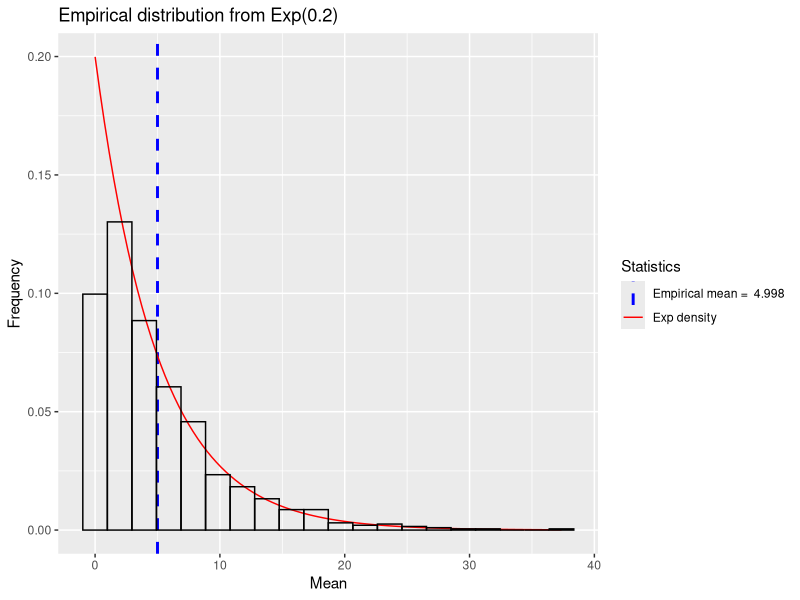
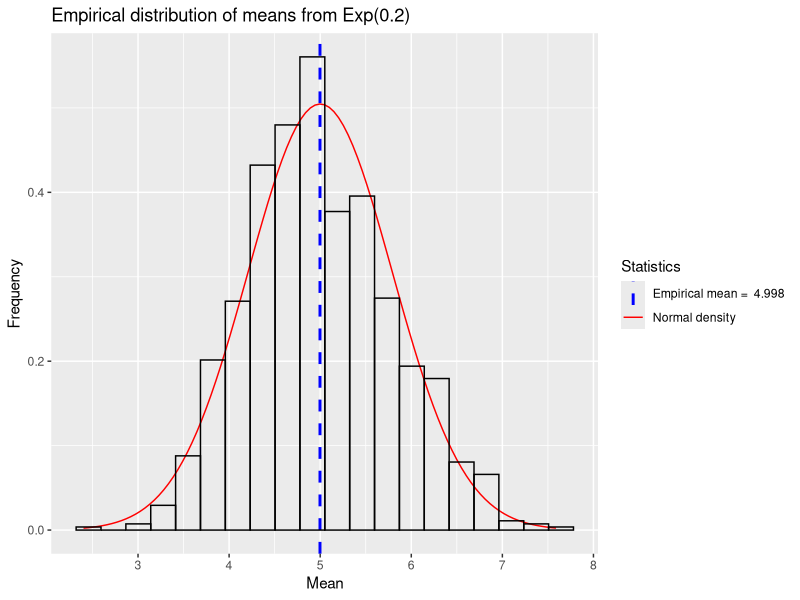
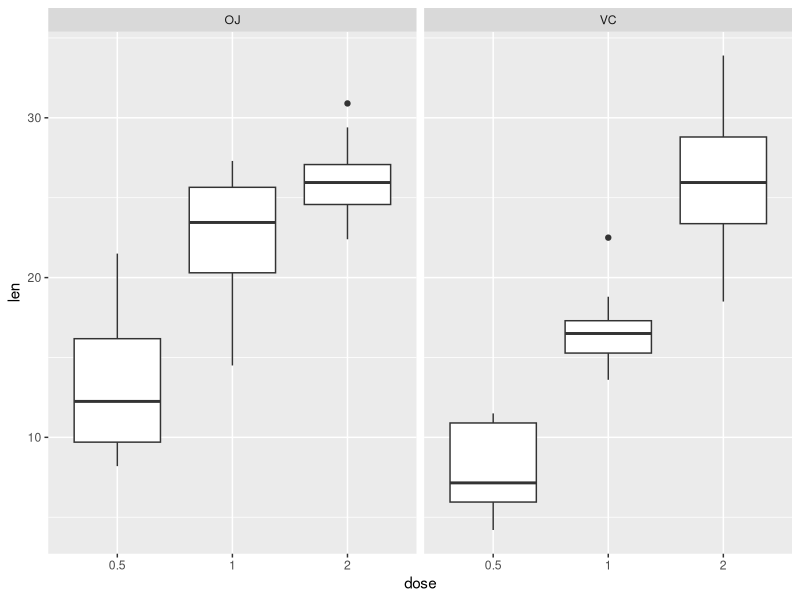

Generate these figures, in order, with R:
library(tidyr)
library(dplyr)
library(ggplot2)

set.seed(1214435)

lambda <- 0.2  #rate
n <- 40
m <- 1000
mu_theo <- 1/lambda
sigma_theo <- 1/lambda

# x <- matrix(rexp(n*m, lambda), n,m)
# 
# mu_emp <- apply(x, 2, mean)
# var_emp <- apply(x, 2, var)

# 
# x <- tbl_df(matrix(rexp(n*m, lambda), n,m))
# 
# mu_emp <- x %>% summarise_each(funs(mean)) %>% gather(var, mu, 1:ncol(x))  
# var_emp <- x %>% summarise_each(funs(var))%>% gather(var, sigma, 1:ncol(x))  
mu_emp  <- NULL
var_emp <- NULL
for (i in 1 : m){
        x   <- rexp(n, lambda)
        mu_emp <- c(mu_emp, mean(x))
        var_emp <- c(var_emp, var(x))
}

mu <- mean(mu_emp)
mean_legend <- paste("Empirical mean = ", as.character(signif(mu,4)))


print(summary(mu_emp))
print(mu_theo)

 

print(summary(var_emp))
print(sigma_theo^2)


plot1 <- ggplot() + 
        geom_vline(aes(xintercept= mu_theo,   color= mean_legend), linetype="dashed", size=1) +
        stat_function(fun = dexp, aes(colour = 'Exp density'), args = list(rate= lambda))+
        geom_histogram(aes(rexp(m, lambda), y = ..density..), col="black", fill= NA, alpha = 1 ,bins = 20) +
        labs(title="Empirical distribution from Exp(0.2)") +
        labs(x="Mean", y="Frequency")+
        scale_color_manual(name = "Statistics", values = c("blue", "red"))
        
        
print(plot1)        

plot2 <- ggplot() + 
        geom_vline(aes(xintercept= mean(mu),   color= mean_legend), linetype="dashed", size=1) +
        stat_function(fun = dnorm, aes(colour = 'Normal density'), args = list(mean = mu_theo, sd = sigma_theo/sqrt(n)))+
        geom_histogram(aes(mu_emp, y= ..density..), col="black", fill= NA, alpha = 1 ,bins = 20) +
        labs(title="Empirical distribution of means from Exp(0.2)") +
        labs(x="Mean", y="Frequency")+
        scale_color_manual(name = "Statistics", values = c("blue", "red"))
        

print(plot2)


TG_df <- group_by(ToothGrowth, dose= factor(dose), supp) %>% arrange(dose, supp, len)



plot3 <- ggplot(TG_df, aes(dose, len))+
        geom_boxplot()+
        facet_grid(.~supp)

print(plot3)

# plot4 <- ggplot(TG_df, aes(supp, len))+
#         geom_boxplot()+
#         facet_grid(.~dose)
# 
# print(plot4)

data <- TG_df %>% group_by(dose) %>% 
        summarise(mean = mean(len), sigma= sd(len), n=n(), CI95inf = mean - qt(0.975, n-1)*sigma/sqrt(n), CI95sup = mean + qt(0.975, n-1)*sigma/sqrt(n))


data$mean[2] -data$mean[1] +c(-1,1)*qt(0.975, 2*data$n[1]-2)*sqrt(data$sigma[2]^2 +data$sigma[1]^2)/sqrt(data$n[1])
data$mean[3] -data$mean[2] +c(-1,1)*qt(0.975, 2*data$n[1]-2)*sqrt(data$sigma[3]^2 +data$sigma[2]^2)/sqrt(data$n[1])

exEvent <-(data$mean[2] -data$mean[1] -9)/sqrt(data$sigma[2]^2 +data$sigma[1]^2)*sqrt(data$n[1])
qt(0.05, lower.tail =FALSE, df = 38)
pt(exEvent, lower.tail =FALSE, df = 38)


pt(exEvent, lower.tail =FALSE, df = 38) + pt(-exEvent, lower.tail = TRUE, df = 38)


t.test(TG_df$len[1:20], TG_df$len[21:40],  mu=0, paired= FALSE, conf.level=0.95, var.equal= TRUE)
t.test(TG_df$len[41:60], TG_df$len[21:40], mu=7, paired= FALSE, conf.level=0.95)

##Two hypothesis tests with null hypothesis either
## H_0: same mean and same variance 
## H_0: same mean and different variance 